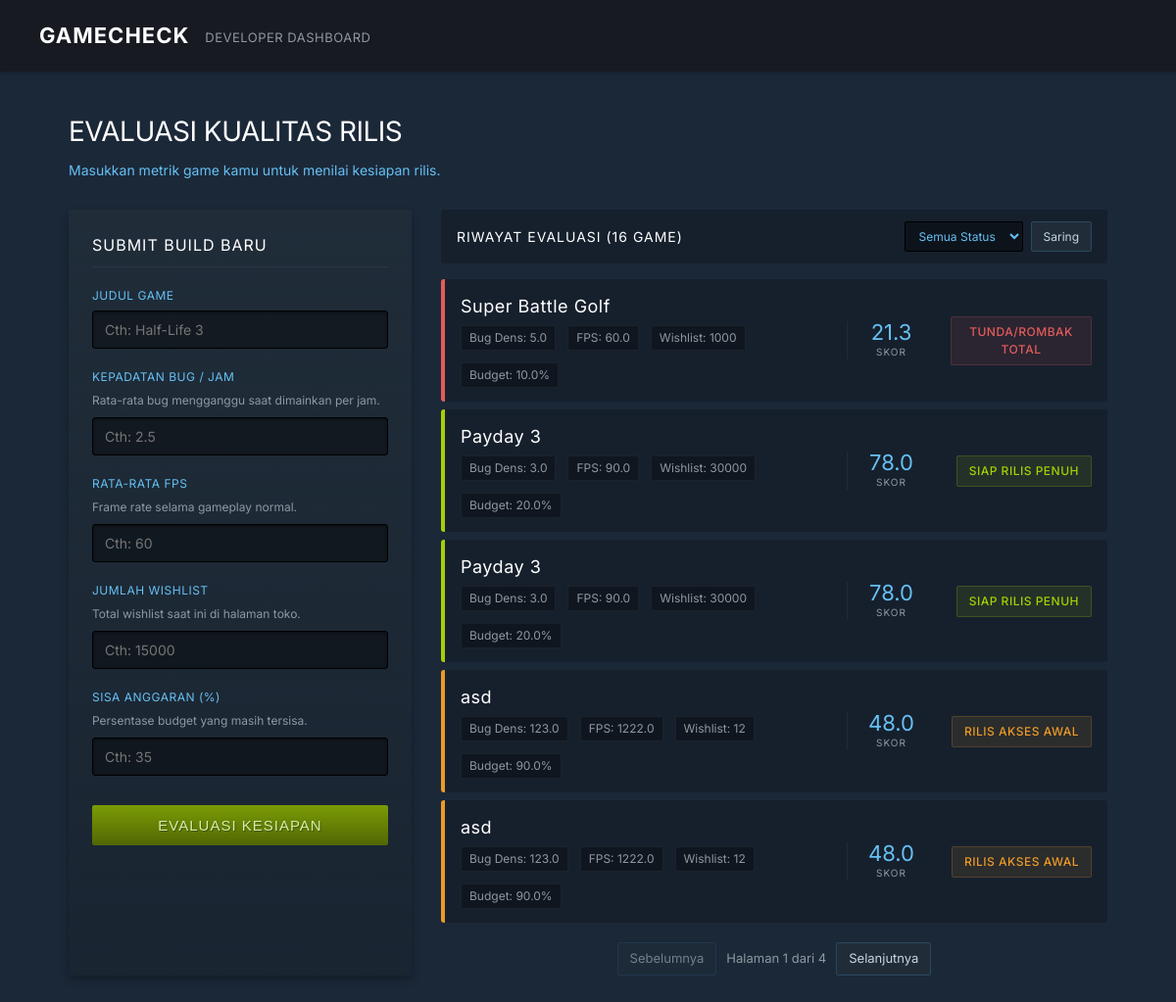
Before: / with the older database file.
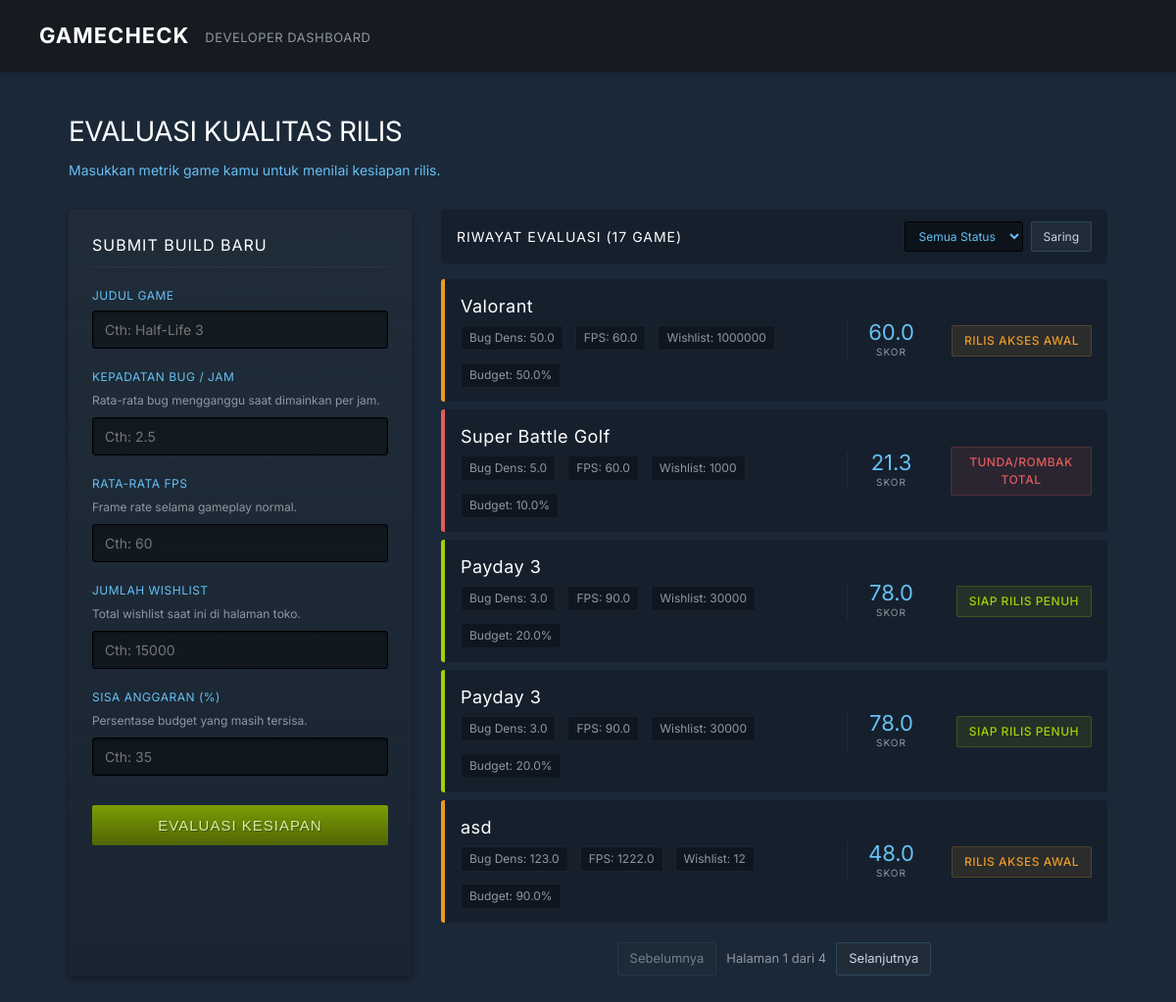
After: the same page with the newer database file.
### tables this page shows
CREATE TABLE draft_indie (
	id INTEGER NOT NULL, 
	title VARCHAR, 
	bug_density FLOAT, 
	fps FLOAT, 
	wishlist INTEGER, 
	remaining_budget FLOAT, 
	score FLOAT, 
	status VARCHAR, 
	PRIMARY KEY (id)
);

### main.py (the view)
@app.get("/", response_class=HTMLResponse)
async def read_root(request: Request, page: int = 1, message: Optional[str] = None, db: sqlite3.Connection = Depends(get_db)):
    games, total_pages, total_items = get_paginated_games(db, page=page)
    return templates.TemplateResponse(request, "index.html", {
        "games": games,
        "current_page": page,
        "total_pages": total_pages,
        "total_items": total_items,
        "message": message
    })

### templates/index.html (shortened to what this page needs)
<!DOCTYPE html>
<html lang="id">
<head>
</head>
<body>
<nav>
  <div class="nav-logo">
    GAMECHECK
  </div>
  <div class="nav-tagline">DEVELOPER DASHBOARD</div>
</nav>
<div class="hero">
  <h1 class="hero-title">Evaluasi Kualitas Rilis</h1>
  <div class="hero-sub">Masukkan metrik game kamu untuk menilai kesiapan rilis.</div>
</div>
<div class="container">
  <div class="panel">
    <div class="panel-title">Submit Build Baru</div>
    <form action="/api/evaluate" method="POST" onsubmit="this.querySelector('button[type=submit]').disabled=true; this.querySelector('button[type=submit]').innerText='Memproses...';">
      <div class="form-group">
        <label class="form-label">Judul Game</label>
        <input class="form-input" type="text" name="title" required placeholder="Cth: Half-Life 3">
      </div>
      <div class="form-group">
        <label class="form-label">Kepadatan Bug / Jam</label>
        <div class="form-hint">Rata-rata bug mengganggu saat dimainkan per jam.</div>
        <input class="form-input" type="number" step="0.1" name="bug_density" required placeholder="Cth: 2.5">
      </div>
      <div class="form-group">
        <label class="form-label">Rata-rata FPS</label>
        <div class="form-hint">Frame rate selama gameplay normal.</div>
        <input class="form-input" type="number" step="0.1" name="fps" required placeholder="Cth: 60">
      </div>
      <div class="form-group">
        <label class="form-label">Jumlah Wishlist</label>
        <div class="form-hint">Total wishlist saat ini di halaman toko.</div>
        <input class="form-input" type="number" name="wishlist" required placeholder="Cth: 15000">
      </div>
      <div class="form-group">
        <label class="form-label">Sisa Anggaran (%)</label>
        <div class="form-hint">Persentase budget yang masih tersisa.</div>
        <input class="form-input" type="number" step="0.1" name="remaining_budget" required placeholder="Cth: 35">
      </div>
      <button type="submit" class="btn-submit">Evaluasi Kesiapan</button>
    </form>
  </div>
  <div>
    <div class="results-header">
      <div class="results-title">Riwayat Evaluasi ({{ total_items }} game)</div>
      <form action="/api/query" method="GET" style="display:flex;gap:8px">
        <select class="filter-select" name="status">
          <option value="">Semua Status</option>
        </select>
        <button type="submit" class="filter-btn">Saring</button>
      </form>
    </div>
    <div class="game-list">
      {% for game in games %}
        {% set v_class = 'gc-go' %}
        {% set v_pill = 'v-go' %}
        {% if game.status == 'Tunda/Rombak Total' %}
          {% set v_class = 'gc-wait' %}
          {% set v_pill = 'v-wait' %}
        {% elif game.status == 'Rilis Akses Awal' %}
          {% set v_class = 'gc-soon' %}
          {% set v_pill = 'v-soon' %}
        {% endif %}
        <div class="game-card {{ v_class }}">
          <div class="gc-info">
            <div class="gc-title">{{ game.title }}</div>
            <div class="gc-meta">
              <span>Bug Dens: {{ game.bug_density }}</span>
              <span>FPS: {{ game.fps }}</span>
              <span>Wishlist: {{ game.wishlist }}</span>
              <span>Budget: {{ game.remaining_budget }}%</span>
            </div>
          </div>
          <div class="gc-score-box">
            <div class="gc-score">{{ "%.1f"|format(game.score) }}</div>
            <div class="gc-score-label">Skor</div>
          </div>
          <div class="gc-verdict-box">
            <div class="gc-verdict {{ v_pill }}">
              {{ game.status }}
            </div>
          </div>
        </div>
      {% else %}
        <div style="padding:40px;text-align:center;background:rgba(0,0,0,0.2);color:var(--text-muted);font-size:14px;border-radius:3px">
          Belum ada game yang dievaluasi. Submit build baru untuk melihat hasil.
        </div>
      {% endfor %}
    </div>
    {% if total_pages > 1 %}
    <div class="pagination">
      {% set base_url = '/api/query?status=' ~ (selected_status | default('')) | urlencode ~ '&page=' %}
      {% if current_page > 1 %}
        <a href="{{ base_url }}{{ current_page - 1 }}" class="page-btn">Sebelumnya</a>
      {% else %}
        <span class="page-btn disabled">Sebelumnya</span>
      {% endif %}
      <span class="page-info">Halaman {{ current_page }} dari {{ total_pages }}</span>
      {% if current_page < total_pages %}
        <a href="{{ base_url }}{{ current_page + 1 }}" class="page-btn">Selanjutnya</a>
      {% else %}
        <span class="page-btn disabled">Selanjutnya</span>
      {% endif %}
    </div>
    {% endif %}
  </div>
</div>
</body>
</html>

Changed rows visible on the page:
no longer on this page (row unchanged): draft_indie: title "asd", bug_density "123.0", fps "1222.0", wishlist "12", remaining_budget "90.0", score "48.0", status "RILIS AKSES AWAL"
added draft_indie: title "Valorant", bug_density "50.0", fps "60.0", wishlist "1000000", remaining_budget "50.0", score "60.0", status "RILIS AKSES AWAL"
Other visible differences:
{{ total_items }}: "16" → "17"
